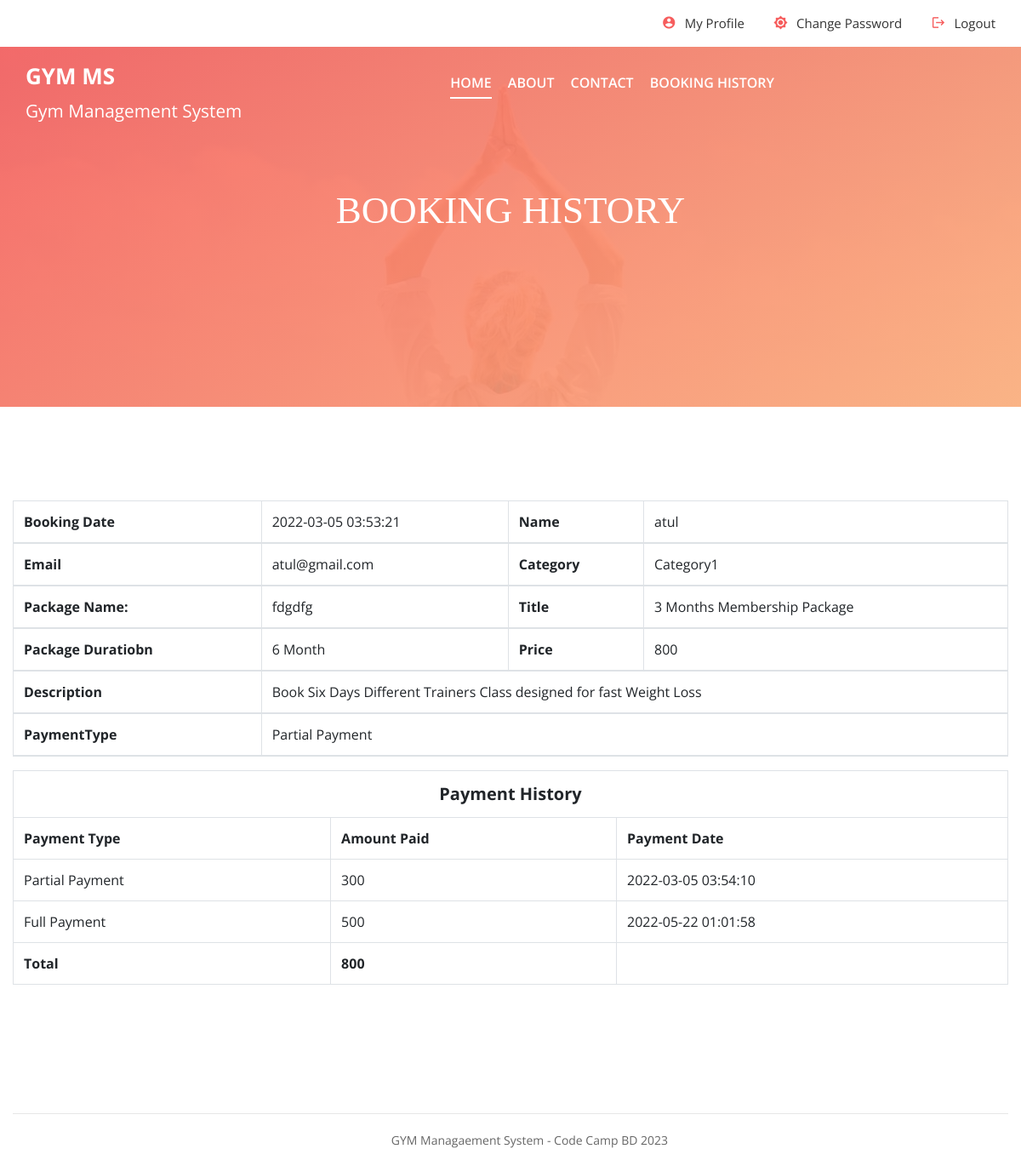
The page /booking-details.php?bookingid=1 (signed in) on the database its author committed.
### tables this page shows
CREATE TABLE `tblbooking` (
  `id` int(11) NOT NULL,
  `package_id` varchar(45) DEFAULT NULL,
  `userid` varchar(45) DEFAULT NULL,
  `booking_date` timestamp NULL DEFAULT current_timestamp(),
  `payment` varchar(45) DEFAULT NULL,
  `paymentType` varchar(45) DEFAULT NULL
);

CREATE TABLE `tbluser` (
  `id` int(11) NOT NULL,
  `fname` varchar(45) DEFAULT NULL,
  `lname` varchar(45) DEFAULT NULL,
  `email` varchar(45) DEFAULT NULL,
  `mobile` varchar(45) DEFAULT NULL,
  `password` varchar(100) DEFAULT NULL,
  `state` varchar(45) DEFAULT NULL,
  `city` varchar(45) DEFAULT NULL,
  `address` varchar(200) DEFAULT NULL,
  `create_date` timestamp NULL DEFAULT current_timestamp()
);

CREATE TABLE `tblcategory` (
  `id` int(11) NOT NULL,
  `category_name` varchar(45) DEFAULT NULL,
  `status` varchar(45) DEFAULT '0'
);

CREATE TABLE `tblpackage` (
  `id` int(11) NOT NULL,
  `cate_id` varchar(45) DEFAULT NULL,
  `PackageName` varchar(45) DEFAULT NULL
);

CREATE TABLE `tbladdpackage` (
  `id` int(11) NOT NULL,
  `category` varchar(45) DEFAULT NULL,
  `titlename` varchar(450) DEFAULT NULL,
  `PackageType` varchar(45) DEFAULT NULL,
  `PackageDuratiobn` varchar(45) DEFAULT NULL,
  `Price` varchar(45) DEFAULT NULL,
  `uploadphoto` varchar(450) DEFAULT NULL,
  `Description` varchar(450) DEFAULT NULL,
  `create_date` timestamp NULL DEFAULT current_timestamp()
);

CREATE TABLE `tblpayment` (
  `id` int(11) NOT NULL,
  `bookingID` varchar(45) DEFAULT NULL,
  `paymentType` varchar(45) DEFAULT NULL,
  `payment` varchar(45) DEFAULT NULL,
  `payment_date` timestamp NULL DEFAULT current_timestamp()
);

### booking-details.php (the view, shortened to what this page needs)
<?php session_start();
require_once('include/config.php');
if(strlen( $_SESSION["uid"])==0)
    {
header('location:login.php');
}
else{
?>
<!DOCTYPE html>
<html lang="zxx">
<head>
	<link rel="stylesheet" href="css/bootstrap.min.css"/>
	<link rel="stylesheet" href="css/font-awesome.min.css"/>
	<link rel="stylesheet" href="css/owl.carousel.min.css"/>
	<link rel="stylesheet" href="css/nice-select.css"/>
	<link rel="stylesheet" href="css/slicknav.min.css"/>
	<link rel="stylesheet" href="css/style.css"/>
</head>
<body>
	<?php include 'include/header.php';?>
	<section class="page-top-section set-bg" data-setbg="img/page-top-bg.jpg">
		<div class="container">
			<div class="row">
				<div class="col-lg-7 m-auto text-white">
					<h2>Booking History</h2>
				</div>
			</div>
		</div>
	</section>
	<section class="contact-page-section spad overflow-hidden">
		<div class="container">
			<div class="row">
				<div class="col-lg-12">
					   <table class="table table-hover table-bordered">
                <thead>
                   <?php $bookindid=$_GET['bookingid'];
                  $sql="SELECT t1.id as bookingid,t3.fname as Name, t3.email as email,t1.booking_date as bookingdate,t2.titlename as title,t2.PackageDuratiobn as PackageDuratiobn,
t2.Price as Price,t2.Description as Description,t4.category_name as category_name,t5.PackageName as PackageName,payment,paymentType FROM tblbooking as t1
 join tbladdpackage as t2
on t1.package_id =t2.id
join tbluser as t3
on t1.userid=t3.id
join tblcategory as t4
on t2.category=t4.id
join tblpackage as t5
on t2.PackageType=t5.id
 where t1.id=:bookindid";
                  $query= $dbh->prepare($sql);
                  $query->bindParam(':bookindid',$bookindid, PDO::PARAM_STR);
                  $query-> execute();
                  $results = $query -> fetchAll(PDO::FETCH_OBJ);
                  $cnt=1;
                  if($query -> rowCount() > 0)
                  {
                  foreach($results as $result)
                  {
                  ?>
                  <tr>
                   <th>Booking Date</th>
                   <td><?php echo $result->bookingdate; ?></td>
                    <th>Name</th>
                    <td><?php echo $result->Name; ?></td>
                  </tr>
                  <tr>
                   <th>Email</th>
                   <td><?php echo $result->email; ?></td>
                    <th>Category</th>
                    <td><?php echo $result->category_name; ?></td>
                  </tr>
                  <tr>
                   <th>Package Name:</th>
                   <td><?php echo $result->PackageName; ?></td>
                    <th>Title</th>
                    <td><?php echo $result->title; ?></td>
                  </tr>
                  <tr>
                   <th>Package Duratiobn</th>
                   <td><?php echo $result->PackageDuratiobn; ?></td>
                    <th>Price</th>
                    <td><?php echo $result->Price; ?></td>
                  </tr>
                  <tr>
                   <th>Description</th>
                   <td colspan="3"><?php echo $result->Description; ?></td>
                  </tr>
                  <tr>
                   <th>PaymentType</th>
                   <td colspan="3"><?php  $ptype=$result->paymentType;
if($ptype==''):
	echo "Payment not made yet";
else:
	echo $ptype;
endif;
                 ?></td>
                  </tr>
                  <?php  $cnt=$cnt+1; } } ?>
                </thead>
              </table>
            <?php   $sql="SELECT * from tblpayment
 where bookingID=:bookindid";
                  $query= $dbh->prepare($sql);
                  $query->bindParam(':bookindid',$bookindid, PDO::PARAM_STR);
                  $query-> execute();
                  $results = $query -> fetchAll(PDO::FETCH_OBJ);
                  if($query -> rowCount() > 0)
                  { ?>
                       <table class="table table-hover table-bordered">
                        <tr>
                          <th colspan="3" style="text-align:center;font-size:20px;">Payment History</th>
                        </tr>
                        <tr>
                          <th>Payment Type</th>
                          <th>Amount Paid</th>
                          <th>Payment Date</th>
                        </tr>
 <?php foreach($results as $result)
                  { ?>
<tr>
  <td><?php echo $result->paymentType; ?></td>
  <td><?php echo $tpayment=$result->payment; ?></td>
  <td><?php echo $result->payment_date; ?></td>
</tr>
<?php
$gpayment+=$tpayment;
}  ?>
<tr>
  <th>Total</th>
  <th><?php echo $gpayment;?></th>
</tr>
                       </table>
                     <?php } ?>
				</div>
			</div>
		</div>
	</section>
<?php include 'include/footer.php'; ?>
	</body>
</html>
        <?php } ?>

### include/header.php
<header class="header-section">
	<div class="header-top">
		<div class="row m-0">
			<div class="col-md-6 d-none d-md-block p-0">
			</div>
			<div class="col-md-6 text-left text-md-right p-0">
                <?php if(strlen($_SESSION['uid'])==0): ?>
				<div class="header-info d-none d-md-inline-flex">
					<i class="material-icons">account_circle</i>
					<a href="login.php"><p>Login</p></a>
				</div>
				<?php else :?>
				<div class="header-info d-none d-md-inline-flex">
					<i class="material-icons">account_circle</i>
					<a href="profile.php"><p>My Profile</p></a>
				</div>
				<div class="header-info d-none d-md-inline-flex">
					<i class="material-icons">brightness_7</i>
					<a href="changepassword.php"><p>Change Password</p></a>
				</div>
				<div class="header-info d-none d-md-inline-flex">
					<i class="material-icons">logout</i>
					<a href="logout.php"><p>Logout</p></a>
				</div>
				<?php endif;?>
			</div>
		</div>
	</div>
	<div class="header-bottom">
		<a href="index.php" class="site-logo" style="color:#fff; font-weight:bold; font-size:26px;">
			GYM MS<br />
			<small style="margin-top:-4%;">Gym Management System</small>
		</a>
		<div class="container">
			<ul class="main-menu">
				<li><a href="index.php" class="active">Home</a></li>
				<li><a href="about.php">About</a></li>
				<li><a href="contact.php">Contact</a></li>
				<?php if(strlen($_SESSION['uid'])==0): ?>
		<li><a href="admin/">Admin</a></li>
				<?php else :?>
					<li><a href="booking-history.php">Booking History</a></li>
					<?php endif;?>
			</ul>
		</div>
	</div>
</header>

### include/footer.php
<footer class="">
		<div class="container">
			<div class="footer-bottom">
				<div class="row">
					<div class="col-md-8 text-md-right">
						<div class="copyright">
GYM Managaement System - Code Camp BD <?php echo date('Y') ?></div>
					</div>
				</div>
			</div>
		</div>
	</footer>

### css/style.css (style rules this page uses)
html, body { height: 100%; font-family: "Open Sans", sans-serif; -webkit-font-smoothing: antialiased; font-smoothing: antialiased; }
h1, h2, h3, h4, h5, h6 { margin: 0; color: #333333; font-weight: 600; }
h2 { font-family: "Playfair Display", serif; font-weight: 400; font-size: 36px; }
p { font-size: 15px; color: #666666; line-height: 1.8; }
ul, ol { padding: 0; margin: 0; }
@media (min-width: 1200px) { .container { max-width: 1200px; } }
.set-bg { background-repeat: no-repeat; background-size: cover; background-position: top center; }
.spad { padding-top: 110px; padding-bottom: 105px; }
.text-white h1, .text-white h2, .text-white h3, .text-white h4, .text-white h5, .text-white h6, .text-white p, .text-white span, .text-white li, .text-white a { color: #fff; }
.bg-g-1, .site-pagination a.active, .site-pagination a:hover, .page-top-section:after, .review-section:after, .search-model:after, .hero-section, .back-to-top { background: -o-linear-gradient(305deg, #f65d5d 0%, #fdb07d 100%); background: linear-gradient(145deg, #f65d5d 0%, #fdb07d 100%); filter: progid:DXImageTransform.Microsoft.gradient(startColorstr="#f65d5d", endColorstr="#fdb07d", GradientType=1); }
.header-section { position: absolute; width: 100%; top: 0; left: 0; z-index: 99; }
.header-top { padding: 0 80px; background: #fff; }
@media only screen and (min-width: 992px) and (max-width: 1200px) { .header-top { padding: 0 30px; } }
.header-info { display: -webkit-inline-box; display: -ms-inline-flexbox; display: inline-flex; margin-right: 30px; padding: 14px 0; }
.header-info:last-child { margin-right: 0; }
.header-info i { font-size: 17px; color: #f65d5d; margin-right: 10px; position: relative; top: 4px; }
.header-info p { color: #333333; margin-bottom: 0; }
.site-logo { float: left; position: relative; z-index: 9; }
.header-bottom { padding: 25px 80px 0; }
@media only screen and (min-width: 992px) and (max-width: 1200px) { .header-bottom { padding: 15px 30px 0; } }
.main-menu { list-style: none; text-align: center; padding-top: 15px; }
.main-menu li { display: inline-block; margin-right: 50px; position: relative; }
@media only screen and (min-width: 992px) and (max-width: 1200px) { .main-menu li { margin-right: 15px; } }
.main-menu li:last-child { margin-right: 0; }
.main-menu li>a { display: block; padding-bottom: 5px; font-size: 16px; font-weight: 600; text-transform: uppercase; color: #fff; }
.main-menu li>a.active { border-bottom: 2px solid #fff; }
.slicknav_nav { background: #333; }
.footer-bottom { margin-top: 30px; border-top: 1px solid #e6e6e6; padding: 20px 0; }
.copyright { font-size: 14px; color: #666666; }
.page-top-section { height: 478px; position: relative; padding-top: 220px; text-align: center; }
.page-top-section:after { position: absolute; content: ""; width: 100%; height: 100%; left: 0; top: 0; opacity: 0.92; filter: alpha(opacity=92); }
.page-top-section .container { position: relative; z-index: 9; }
.page-top-section h2 { font-size: 45px; text-transform: uppercase; margin-bottom: 20px; }

### rows shown on the page
tblbooking: booking_date "2022-03-05 03:53:21", userid.fname "atul", userid.email "atul@gmail.com", tblcategory.category_name "Category1", tblpackage.PackageName "fdgdfg", tbladdpackage.titlename "3 Months Membership Package", tbladdpackage.PackageDuratiobn "6 Month", tbladdpackage.Price "800", tbladdpackage.Description "Book Six Days Different Trainers Class designed for fast Weight Loss", paymentType "Partial Payment"
tblpayment: paymentType "Partial Payment", payment "300", payment_date "2022-03-05 03:54:10"
tblpayment: paymentType "Full Payment", payment "500", payment_date "2022-05-22 01:01:58"

### other values the page prints
$gpayment "800"
